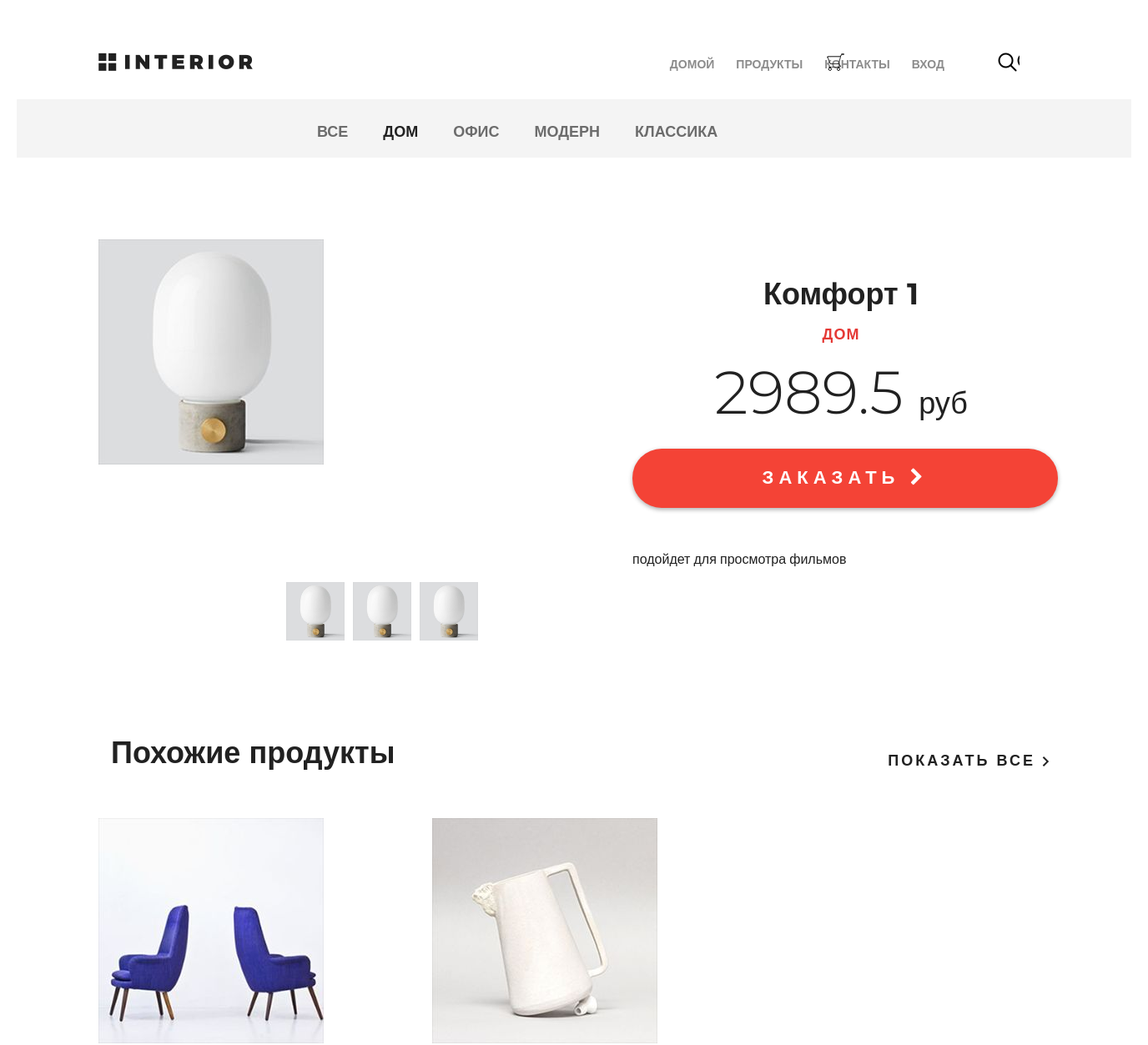
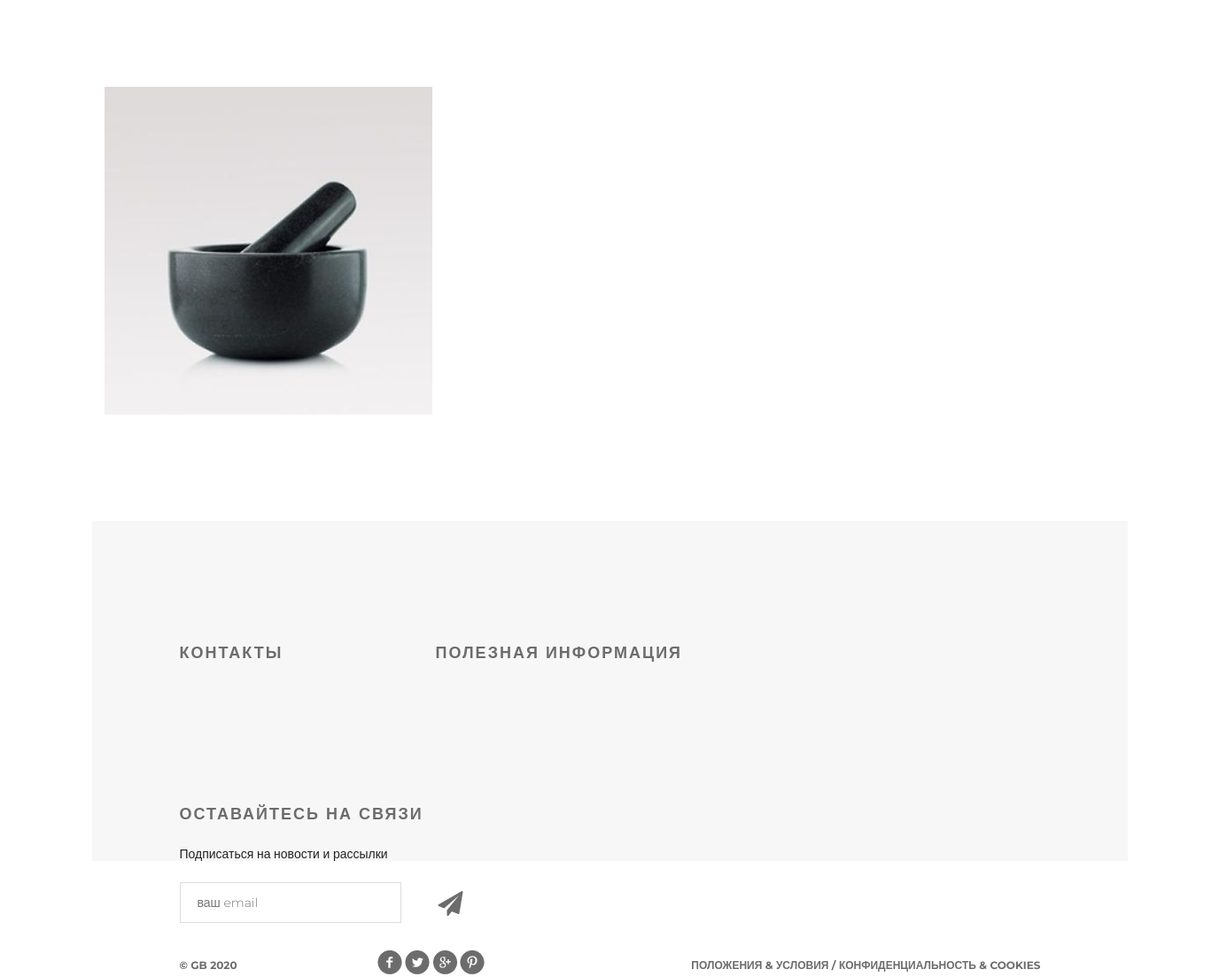
Page /products/product/1/ on the committed database (2 pictures, top to bottom).
### mainapp/models.py (models this page shows, shortened)
class ProductCategory(models.Model):
    name = models.CharField(max_length=64, unique=True, verbose_name='название категории')
    description = models.TextField(blank=True, verbose_name='описание категории')
    is_active = models.BooleanField(default=True)
    class Meta:
        verbose_name = 'категория(ю)'
        verbose_name_plural = 'категории'

class Product(models.Model):
    category = models.ForeignKey(ProductCategory, on_delete=models.CASCADE)
    name = models.CharField(verbose_name='имя продукта', max_length=128)
    image = models.ImageField(upload_to='products_images', blank=True)
    short_desc = models.CharField(max_length=128, verbose_name='краткое описание', blank=True)
    description = models.TextField(verbose_name='описание продукта', blank=True)
    price = models.DecimalField(verbose_name='цена продукта', max_digits=8, decimal_places=2, default=0)
    quantity = models.PositiveIntegerField(verbose_name='колличество на складе', default=0)
    is_active = models.BooleanField(default=True)
    class Meta:
        verbose_name = 'товар'
        verbose_name_plural = 'товары'

### mainapp/views.py (the view)
# urls.py: path('product/<int:pk>/', mainapp.product, name='product')
def product(request, pk):
    product_item = get_object_or_404(Product, pk=pk)
    links_menu = ProductCategory.objects.all()
    content = {
        'product': product_item,
        'title': 'товар',
        'links_menu': links_menu,
        'related_products': get_related_products(product_item)
    }
    return render(request, 'mainapp/product.html', content)

### mainapp/context_processors.py (called while the page is built)
def basket(request):
    basket_items = []
    if request.user.is_authenticated:
        basket_items = Basket.objects.filter(user=request.user)
    return {
        'basket': basket_items
    }

### mainapp/views.py (called while the page is built)
def get_related_products(hot_product):
    related_products = Product.objects.filter(category_id=hot_product.category_id).exclude(pk=hot_product.pk).exclude(
        is_active=False)[:3]
    return related_products

### mainapp/templates/mainapp/product.html (shortened to what this page needs)
{% extends 'mainapp/base.html' %}
{% load static %}
{% block menu %}
	<div class="hero-white">
		<div class="header clearfix">
			<a href="/" class="logo"></a>
			{% include 'mainapp/includes/inc_main_menu.html' %}
		</div>
	</div>
{% endblock %}
{% block content %}
	<div class="details">
		<div class="links clearfix">
			{% include 'mainapp/includes/inc_categories_menu.html' %}
		</div>
		<div class="details-products">
			<div class="details-slider">
				<div class="slider-product">
					<img src="/media/{{ product.image }}">
				</div>
				<div class="slider-control">
					<div class="block">
						<a href="#"><img src="/media/{{ product.image }}" alt="">
						</a>
					</div>
					<div class="block">
						<a href="#"><img src="/media/{{ product.image }}" alt="">
						</a>
					</div>
					<div class="block">
						<a href="#"><img src="/media/{{ product.image }}" alt="">
						</a>
					</div>
				</div>
			</div>
			<div class="description">
                <h3 class="big-bold">{{ product.name|title }}</h3>
				<h3 class="red">{{ product.category.name }}</h3>
				<p class="price"> {{ product.price|floatformat:1 }} <span>руб</span></p>
				<a href="{% url 'basket:add' product.pk  %}" class="red-button">
					заказать <i class="fa fa-chevron-right" aria-hidden="true"></i>
				</a>
				<div class="description-text">
					{{ product.description }}
				</div>
			</div>
		</div>
		<div class="related">
			<div class="title clearfix">
				<h2>Похожие продукты</h2>
				<a class="explore" href="#">показать все <img src="{% static 'img/arrow.png' %}" alt=""></a>
			</div>
			<div class="related-products clearfix">
    {% for product in related_products %}
    <div class="block">
        <a href="{% url 'products:product' product.pk %}"><img src="/media/{{ product.image }}" alt="product.short_desc">
        </a>
    </div>
    {% endfor %}
</div>
		</div>
	</div>
{% endblock %}

### mainapp/templates/mainapp/includes/inc_categories_menu.html
<ul class="links-menu">
    <li>
        <a href="{% url 'products:category' 0 %}">
            все
        </a>
    </li>
    {% for item in links_menu %}
        {% if item.is_active == True %}
        <li><a href="{% url 'products:category' item.pk %}"
                {% if request.resolver_match.kwargs.pk == item.pk %}class="active"{% endif %}
        >{{ item.name }}</a></li>
        {% endif %}
    {% endfor %}
</ul>

### static/style.css (style rules this page uses)
* { margin: 0; padding: 0; }
body { font-family: 'Montserrat', sans-serif; }
html, body { height: 100%; }
.logo { background-image: url(img/logo.png); margin-top: 63px; width: 185px; height: 22px; float: left; }
.clearfix:after { content: ""; display: block; clear: both; }
.explore { text-transform: uppercase; color: #212121; font-size: 18px; font-weight: 700; line-height: 24px; text-align: center; float: right; margin-top: 138px; letter-spacing: 3px; text-decoration: none; }
.big-bold { color: #212121; font-size: 36px; font-weight: 700; text-align: left; margin-bottom: 24px; line-height: 36px; }
.title { height: 152px; margin-right: 15px; }
.title h2 { float: left; margin-top: 118px; color: #212121; font-size: 36px; font-weight: 700; text-align: left; margin-left: 15px; }
.red { text-transform: uppercase; color: #e53935; font-size: 18px; font-weight: 700; text-align: left; letter-spacing: 1px; line-height: 17px; margin-bottom: 22px; }
.hero-white { background-color: #fff; height: 119px; padding-left: 98px; padding-right: 211px; position: relative; }
.links { height: 70px; background-color: #f4f4f4; position: relative; padding-left: 360px; }
.links-menu { margin: 27px auto 0px; position: absolute; }
.links-menu li { float: left; list-style-type: none; padding-right: 42px; }
.links-menu li a { text-decoration: none; color: #6c6c6c; font-size: 18px; font-weight: 700; text-transform: uppercase; }
.links-menu .active { color: #212121; font-size: 18px; font-weight: 700; }
.details-products { padding-left: 98px; padding-right: 98px; margin-top: 98px; height: 551px; }
.details-slider { width: 570px; float: left; margin-right: 30px; }
.slider-product { width: 570px; height: 400px; }
.slider-control { width: 420px; height: 70px; margin: 11px auto 0px; padding-left: 150px }
.slider-control .block { height: 70px; width: 70px; position: relative; float: left; margin-right: 10px; }
.slider-control .block a img { width: 70px; }
.description { width: 535px; float: right; padding-left: 35px }
.description .big-bold { color: #212121; font-size: 36px; font-weight: 700; text-align: center; margin-top: 47px; margin-bottom: 0px; }
.description .red { text-transform: uppercase; color: #e53935; font-size: 18px; font-weight: 700; text-align: center; letter-spacing: 1px; line-height: 17px; margin-top: 23px; margin-bottom: 36px; }
.description .price { color: #212121; font-size: 72px; font-weight: 300; line-height: 48px; text-align: center; }
.description .price span { color: #212121; font-size: 36px; font-weight: 300; line-height: 48px; text-align: center; }
.red-button { display: block; height: 71px; width: 510px; border-radius: 35px; background-color: #f44336; text-align: center; text-transform: uppercase; text-decoration: none; color: #ffffff; font-size: 22px; font-weight: 700; line-height: 24px; box-shadow: 0px 2px 4.85px 0.15px rgba(33, 33, 33, 0.35); line-height: 70px; letter-spacing: 6px; margin-top: 31px; }
.description-text { margin-top: 50px; color: #212121; font-size: 16px; font-weight: 300; line-height: 24px; text-align: left; }
.related { padding: 0px 98px; }
.related .title { height: 143px; margin-right: 0; }
.related .title h2 { margin-top: 45px; }
.related .title .explore { margin-top: 62px; }
.related-products { margin-bottom: 120px; }
.related-products .block a img { float: left; }
.related-products .block { float: left; margin-right: 30px; display: block; height: 370px; width: 370px; position: relative; }
.related-products .block:nth-child(3n) { margin-right: 0px; }

### rows in the picture
ProductCategory: name "ДОМ"
ProductCategory: name "ОФИС"
ProductCategory: name "МОДЕРН"
ProductCategory: name "КЛАССИКА"
Product: image (picture), name "Комфорт 1", category.name "ДОМ", price "2989.5", description "подойдет для просмотра фильмов"
Product: image (picture)
Product: image (picture)
Product: image (picture)
